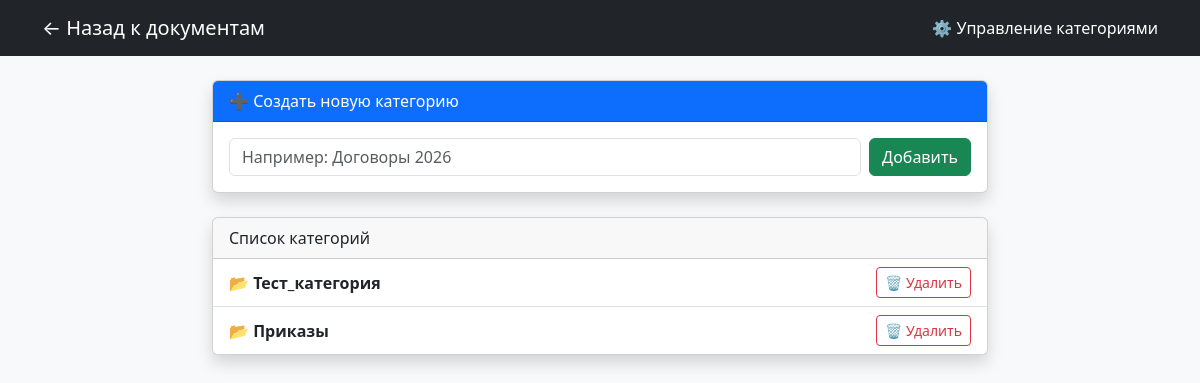
The page /categories/ (signed in) on the database as committed earlier.
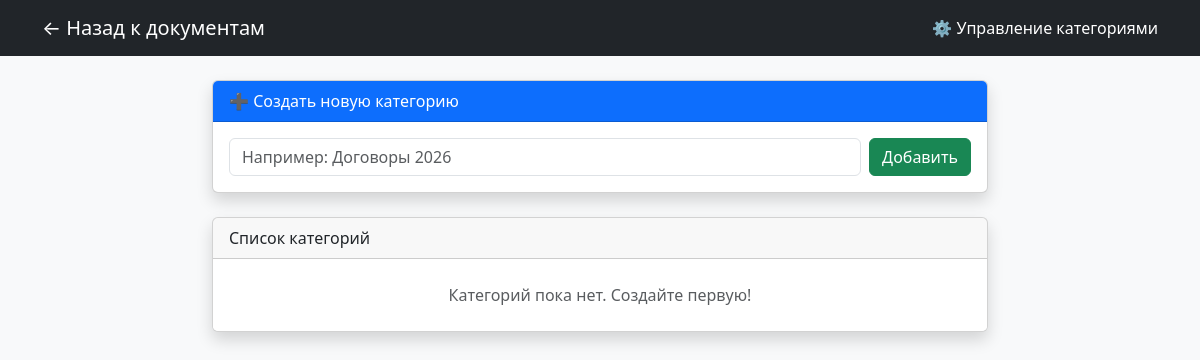
The same page on the database as committed later.
### core/models.py (models this page shows, shortened)
class Category(models.Model):
    name = models.CharField(max_length=100)

### core/views.py (the view)
# urls.py: path('categories/', manage_categories, name='manage_categories'),
@user_passes_test(lambda u: u.is_superuser)
def manage_categories(request):
    if request.method == 'POST':
        name = request.POST.get('name')
        if name:
            Category.objects.create(name=name)
            messages.success(request, f'Категория "{name}" создана!')
            return redirect('manage_categories')
    categories = Category.objects.all()
    return render(request, 'core/category_manager.html', {'categories': categories})

### core/templates/core/category_manager.html (shortened to what this page needs)
<!DOCTYPE html>
<html lang="ru">
<head>
    <link href="https://cdn.jsdelivr.net/npm/bootstrap@5.3.0/dist/css/bootstrap.min.css" rel="stylesheet">
    <link rel="stylesheet" href="https://cdn.jsdelivr.net/npm/bootstrap-icons@1.10.0/font/bootstrap-icons.css">
</head>
<body class="bg-light">
<nav class="navbar navbar-dark bg-dark mb-4">
    <div class="container">
        <a class="navbar-brand" href="{% url 'home' %}">← Назад к документам</a>
        <span class="text-white">⚙️ Управление категориями</span>
    </div>
</nav>
<div class="container" style="max-width: 800px;">
    <div class="card shadow mb-4">
        <div class="card-header bg-primary text-white">
            ➕ Создать новую категорию
        </div>
        <div class="card-body">
            <form method="post" class="d-flex gap-2">
                <input type="text" name="name" class="form-control" placeholder="Например: Договоры 2026" required>
                <button type="submit" class="btn btn-success">Добавить</button>
            </form>
        </div>
    </div>
    <div class="card shadow">
        <div class="card-header">
            Список категорий
        </div>
        <ul class="list-group list-group-flush">
            {% for cat in categories %}
            <li class="list-group-item d-flex justify-content-between align-items-center">
                <span class="fw-bold">📂 {{ cat.name }}</span>
                <a href="{% url 'delete_category' cat.id %}"
                   class="btn btn-sm btn-outline-danger"
                   onclick="return confirm('⚠️ Внимание! При удалении категории все документы внутри неё тоже удалятся! Вы уверены?')">
                    🗑 Удалить
                </a>
            </li>
            {% empty %}
            <li class="list-group-item text-muted text-center py-4">Категорий пока нет. Создайте первую!</li>
            {% endfor %}
        </ul>
    </div>
</div>
</body>
</html>

Rows that differ between the two databases and show on the page:
removed Category: name "Тест_категория"
removed Category: name "Приказы"
Other text that changed with them:
text now shown: "Категорий пока нет. Создайте первую!"
